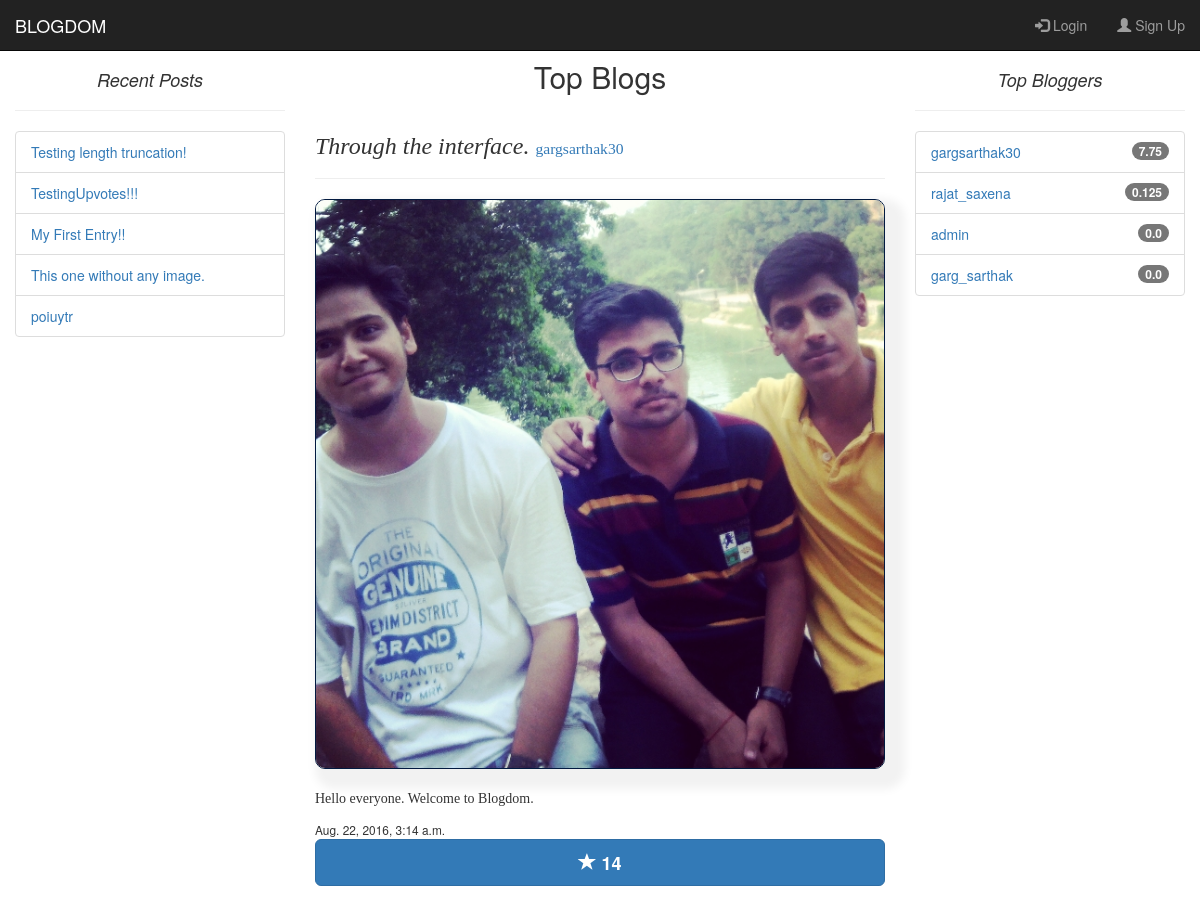
/blogs/ (upper part), run on an earlier commit of the app's database.
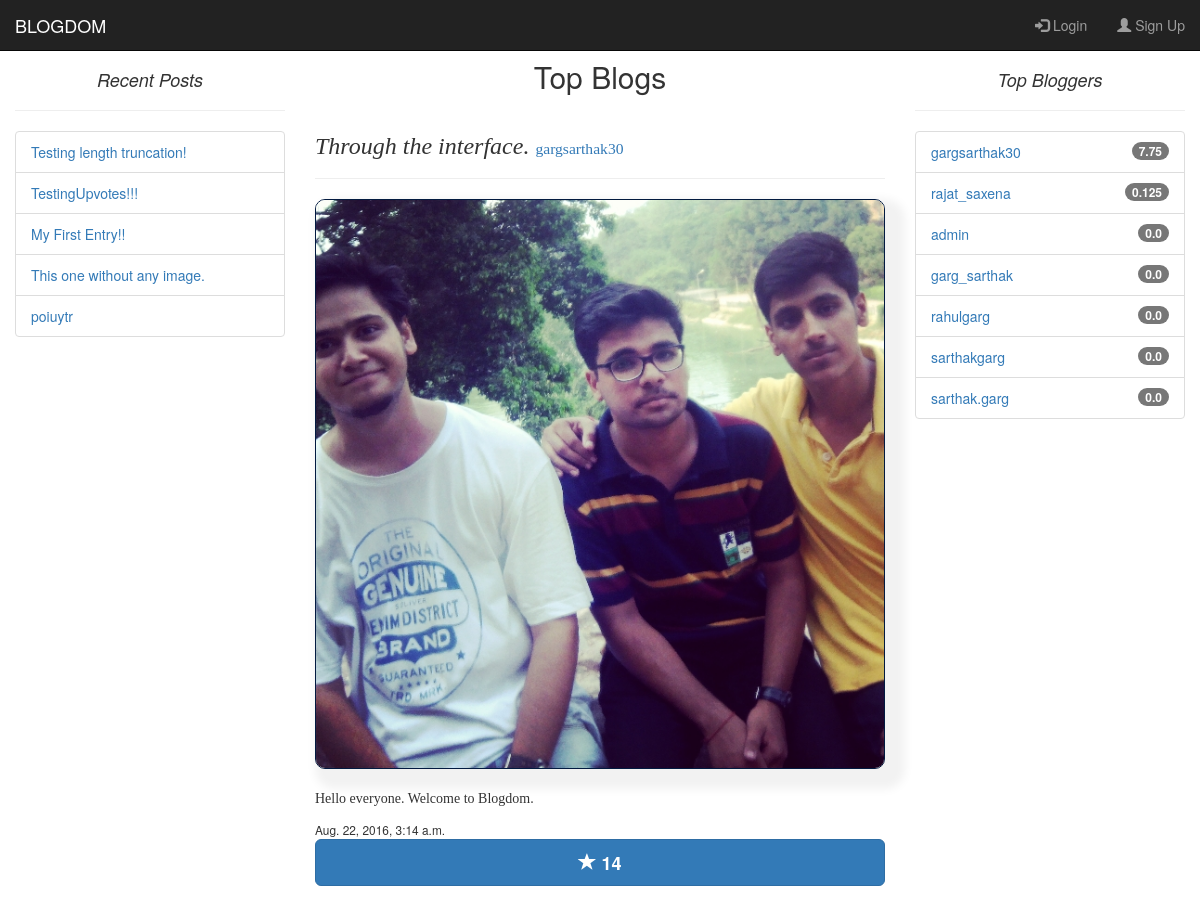
And on a later commit of the database.
### blogs/models.py (models this page shows, shortened)
class Post(models.Model):
    blogger = models.ForeignKey(UserBlogdom, on_delete=models.CASCADE)
    heading = models.CharField(max_length=150)
    blog_content = models.TextField()
    upvotes = models.IntegerField(default=0)
    time = models.DateTimeField(editable=False, default=timezone.localtime(timezone.now()))
    image = models.ImageField(blank=True, null=True, upload_to=content_post_image)

class UserBlogdom(models.Model):
    user = models.OneToOneField(User)
    first_name = models.CharField(max_length=50)
    last_name = models.CharField(max_length=50)
    age = models.PositiveSmallIntegerField(blank=True, null=True, validators=[MaxValueValidator(100)])
    bio = models.CharField(max_length=150, blank=True, null=True)
    description = models.CharField(max_length=500, blank=True, null=True)
    profile_picture = models.ImageField(blank=True, null=True, upload_to=content_profile_picture)
    cover_picture = models.ImageField(blank=True, null = True, upload_to = content_cover_picture)
    User.profile = property(lambda u: UserBlogdom.objects.get_or_create(user=u)[0])
    def __str__(self):
        desc = self.user.username
        return desc
    def count_upvotes(self):
        total_upvotes = self.post_set.all().aggregate(Sum('upvotes'))
        return total_upvotes
    def count_posts(self):
        total_posts = self.post_set.all().count()
        return total_posts
    def get_rating(self):
        upvotes = self.count_upvotes().get('upvotes__sum')
        posts = self.count_posts()
        if upvotes is None:
            upvotes = 0
        rating = float((((upvotes * 0.75) + (posts * 0.25))/2))
        return rating

### blogs/views.py (the view)
class IndexView(TemplateView):
    template_name = 'blogs/index.html'
    def get_context_data(self, **kwargs):
        context = super(IndexView, self).get_context_data(**kwargs)
        context['top_posts'] = Post.objects.order_by('-upvotes')
        context['recent_posts'] = Post.objects.order_by('-time')[:5]
        top_bloggers = sorted(UserBlogdom.objects.all(), key=lambda a: a.get_rating(), reverse=True)
        context['best_bloggers'] = top_bloggers
        return context

### blogs/templates/blogs/index.html (shortened to what this page needs)
{% extends 'blogs/base.html' %}
{% block content %}
<div class = "col-md-3">
    <br/>
    <center>
    <h4><i>Recent Posts</i></h4>
        </center>
    <hr/>
     <ul class="list-group">
    {% for rec in recent_posts %}
   <li class="list-group-item"><a href = "{% url 'user_profile' rec.blogger %}">{{rec.heading}}</a></li>
    {% endfor %}
    </ul>
</div>
<div class = "col-md-6">
    <center><h2>Top Blogs</h2></center>
    {% for posts in top_posts %}
        <div class="page-header">
            <h3 style = "font-family: 'Ceviche+One', cursive;"><i>{{posts.heading}}</i>&nbsp;<small><a href = "{% url 'user_profile' posts.blogger %}">{{posts.blogger}}</a></small></h3>
        </div>
    {% if posts.image %}
    <img src = "{{posts.image.url}}" class = "img-responsive">
    <br/>
    {% endif %}
     {% if posts.blog_content|length >= 270 %}
                <p style = "font-family: 'Oleo+Script', cursive;">
                    <span id = "more{{posts.id}}"> {{posts.blog_content|truncatewords:50}}
                    <a onclick="content({{posts.id}})">more</a></span>
                </p>
                {% else %}
                        <p style = "font-family: 'Oleo+Script', cursive;">{% autoescape off %}{{posts.blog_content}}{%endautoescape%}</p>
                    {% endif %}
    <small>{{posts.time}}</small>
    <button onclick = "upvotes_ajax({{posts.id}})" class = "btn btn-lg btn-primary btn-block"><b>
          <span class="glyphicon glyphicon-star" aria-hidden="true"></span> <span id = "{{posts.id}}">{{posts.upvotes}}</span></b>
    </button>
    {% endfor %}
</div>
<div class = "col-md-3">
    <br/>
    <center>
    <h4><i>Top Bloggers</i></h4><hr/>
        </center>
<ul class="list-group">
    {% for top in best_bloggers %}
   <li class="list-group-item" ><span class="badge">{{top.get_rating}}</span><a href = "{% url 'user_profile' top.user %}">{{top.user}}</a></li>
    {% endfor %}
    </ul>
</div>
{% endblock %}

What changed in the data, as far as the page shows it:
added UserBlogdom: get_rating "0.0", user "rahulgarg"
added UserBlogdom: get_rating "0.0", user "sarthakgarg"
added UserBlogdom: get_rating "0.0", user "sarthak.garg"
